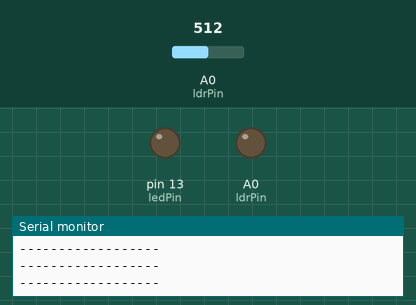
This sketch was run on a simulated Arduino Uno, built with avr-gcc and run on an emulated ATmega328P. On the bench: output pins drawn as LEDs (lit = HIGH), the last lines printed to the serial monitor. The inputs (shaded band) are chosen by the test bench; at power-on: A0 (ldrPin) = 512.

Above: at 1.2 s.
1.3 s: A0 (ldrPin) set to 307
2.8 s: A0 (ldrPin) set to 289
At 3.9 s:
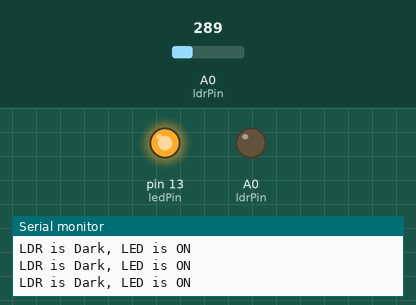
4.3 s: A0 (ldrPin) set to 306
At 4.8 s:
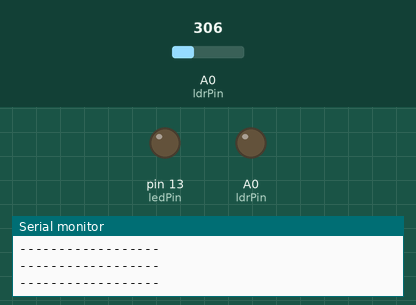
Timing chart, 0 to 7.3 s (numbered marks = the images above; inputs shaded):
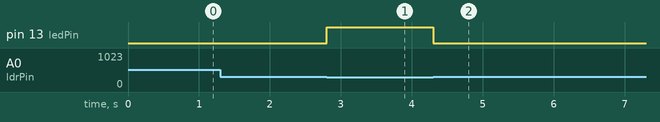

The sketch:

photoresistance.ino
```cpp
const int ldrPin = A0;
const int ledPin = 13;

void setup(){
  Serial.begin(9600);
  pinMode(ledPin,OUTPUT);
  pinMode(ldrPin,OUTPUT);
}

void loop(){
  int ldrstatus = analogRead(ldrPin);

  if(ldrstatus <= 300)
  {
    digitalWrite(ledPin,HIGH);
    Serial.println("LDR is Dark, LED is ON");
  }
  else
  {
    digitalWrite(ledPin,LOW);
    Serial.println("------------------");
  }
}
```

Measured:
- the behaviour switches between 301 and 300 on A0 (ldrPin) (found by bisection; images 0 and 1)
- after the input at 2.8 s, pin 13 (ledPin): LOW → HIGH at once
- after the input at 4.3 s, pin 13 (ledPin): HIGH → LOW at once
